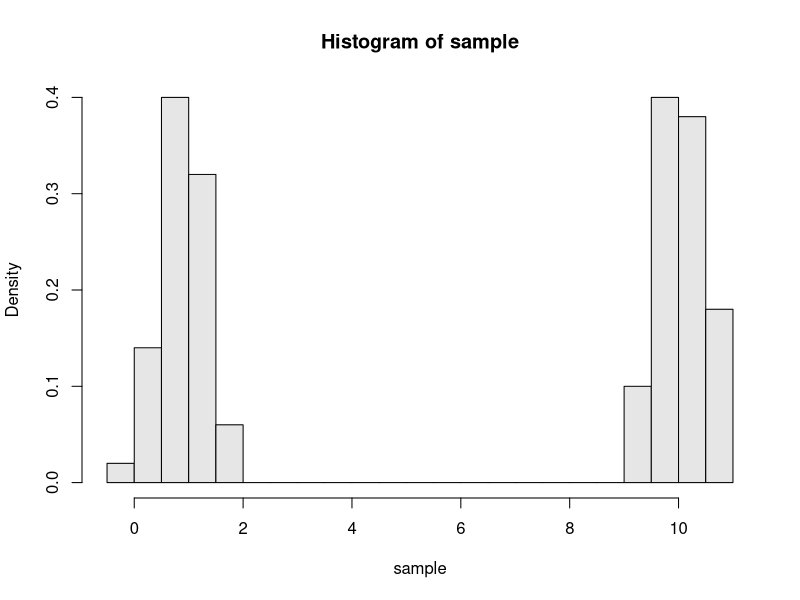
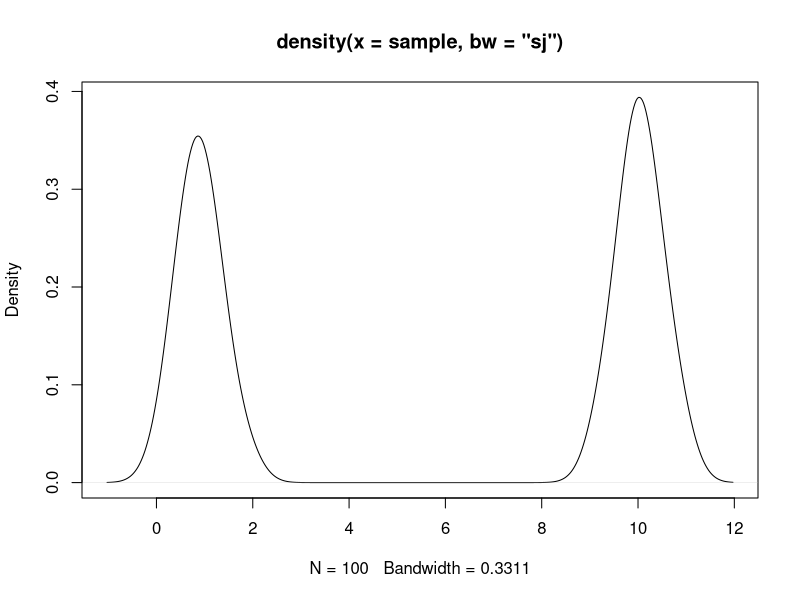

The R source for these figures, in order: (Note: this script raises an error after producing the figures.)
rm(list=ls())
###Data generation
gen_data<- function(mu_vec=c(1,5,3,5), sigma_vec=rep(0.1, 4), ns=50, prob_vec=c(0.25,0.25,0.25,0.25) ){
  l<- length(mu_vec)
  components <- sample(1:l,prob=prob_vec,size=ns,replace=TRUE)
  mus <- mu_vec
  sds <- sqrt(sigma_vec)
  samples <- rnorm(n=ns,mean=mus[components],sd=sds[components])
  return(samples)
}

set.seed(123)
sample<- gen_data(mu_vec=c(1,10),sigma_vec=rep(0.2, 2),ns=100,prob_vec=c(0.5,0.5))
hist(sample,probability=TRUE,breaks=20,col=grey(.9))
plot(density(sample,bw = "sj"))



## Dirichlet process BM ############################################################


#pdf("Output.pdf")
#y <- sample
#n <- length(y)
## hyperparameters
a  <- 1;   b <- 1   # 1/sig ~ Ga(a,b)
m0 <- 0;  B0 <- 1  # G0 = N(m0,B0)
#M  <- 1

##########INIT##########
init.DPk <- function(ydata)
{ ## inital EDA estimate of th[1..n]
  ## cluster data, and cut at height H=10, to get 10 clusters
  y<- ydata
  hc <- hclust(dist(y)^2, "cen")
  s  <- cutree(hc, k = 10)
  ths <- sapply(split(y,s),mean)
  th <-  ths[s]
  return(th)
}
# cluster membership indicators
# cluster specific means
# return th_i = ths[ s_i ]

##########INIT##########
sample.th <- function(th,sig)
{ ## sample
  ##    th[i]  ~ p(th_i | th[-i],sig,y)
  ## returns updated th vector
  for(i in 1:n){
    ## unique values and counts
    nj <- table(th[-i])
    ths <- as.numeric(names(nj))
    k <- length(nj)
    ## likelihood
    fj <- dnorm(y[i], m=ths, s=sig)
    f0 <- dnorm(y[i], m=m0,   s=sqrt(B0+sig^2)) # q0
    pj <- c(fj*nj,f0*M)                       # p(s[i]=j | ...), j=1..k, k+1
    # pj_norm<- pj/sum(pj)
    s <- sample(1:(k+1), 1, prob=pj)          # sample s[i]
    if (s==k+1){ ## generate new th[i] value
      v.new <- 1.0/(1/B0 + 1/sig^2)
      m.new <- v.new*(1/B0*m0 + 1/sig^2*y[i])
      thi.new   <- rnorm(1,m=m.new,sd=sqrt(v.new))
      ths <- c(ths,thi.new)
    }   
    th[i] <- ths[s]
  }
  return(th) 
} 





sample.ths <- function(th,sig)
{ ## sample ths[j] ~ p(ths[j] | ....)
  ##               = N(ths[j]; m0,B0) * N(ybar[j]; ths[j], sig2/n[j])
  ##               = N(ths[j]; mj,vj)
  ## unique values and counts
  nj <- table(th)                 # counts
  ths <- sort(unique(th))         # unique values
  ##use sort(.) to match table counts
  k <- length(nj)
  for(j in 1:k){
    ## find Sj={i: s[i]=j} and compute sample average over Sj
    idx <- which(th==ths[j])
    ybarj <- mean(y[idx])
    ## posterior moments for p(ths[j] | ...)
    vj <- 1.0/(1/B0 + nj[j]/sig^2)
    mj <- vj*(1/B0*m0 + nj[j]/sig^2*ybarj)
    thsj <- rnorm(1,m=mj,sd=sqrt(vj))
    ## record the new ths[j] by replacing all th[i], i in Sj.
    th[idx] <- thsj
  }
  return(th) 
}  



sample.sig <- function(th)
{ ## sample
  ##   sig ~ p(sig | ...)
  ## returns: sig
  s2 <- sum( (y-th)^2 )
  a1 <- a+0.5*n
  b1 <- b+0.5*s2
  s2.inv <- rgamma(1,shape=a1,rate=b1)
  return(1/sqrt(s2.inv))
}


fbar <- function(x,th,sig)
{ ## conditional draw F ~ p(F | th,sig,y) (approx -- will talk about this..)
  nj <- table(th)              # counts
  ths <- as.numeric(names(nj)) # unique values
  k <- length(nj)
  fx <- M/(n+M)*dnorm(xgrid,m=m0,sd=sqrt(B0+sig^2))
  for(j in 1:k)
    fx <- fx + nj[j]/(n+M)*dnorm(xgrid,m=ths[j],sd=sig)
  return(fx)
}



ebar <- function(x,th,sig)
{ ## conditional draw F ~ p(F | th,sig,y) (approx -- will talk about this..)
  nj <- table(th)              # counts
  ths <- as.numeric(names(nj)) # unique values
  k <- length(nj)
  fx <- M/(n+M)*pnorm(xgrid,m=m0,sd=sqrt(B0+sig^2))
  for(j in 1:k)
    fx <- fx + nj[j]/(n+M)*pnorm(xgrid,m=ths[j],sd=sig)
  return(fx)
}


gibbs <- function(n.iter=1000)
{
  th <- init.DPk()              ## initialize th[1..n]
  sig <- sqrt( mean((y-th)^2))  ## and sig
  ## set up data structures to record imputed posterior draws..1
  xgrid <- seq(from=-2,to=15,length=100)
  fgrid <- NULL     ## we will record imputed draws of f
  ecfgrid <- NULL     ## we will record imputed draws of f
  njlist <- NULL    ## record sizes of 8 largest clusters
  klist <- NULL
  sig_trace<- NULL
  ## start with a plot of a kernel density estimate of the data
  d<-density(y,bw = "sj")
  plot(d,xlab="X",ylab="Y",bty="l",type="l",xlim=c(-2,15),ylim=c(0,1), main="")
  ## now the Gibbs sampler
  for(iter in 1:n.iter){
    th  <- sample.th(th,sig)
    sig <- sample.sig(th)
    th  <- sample.ths(th,sig)
    ## update running summaries #################
    sig_trace<- rbind(sig_trace,sig)
    f   <- fbar(xgrid,th,sig)
    ecf<- ebar(xgrid,th,sig)
    lines(xgrid,f,col=iter,lty=3)
    fgrid <- rbind(fgrid,f)
    ecfgrid<- rbind(ecfgrid,ecf)
    nj <- table(th)                 # counts
    njlist <- rbind(njlist,sort(nj,decr=T)[1:8])
    klist <- c(klist,length(nj))
  }
  ## report summaries ###########################
  fbar <- apply(fgrid,2,mean)
  lines(xgrid,fbar,lwd=3,col=2)
  ecfbar <- apply(ecfgrid,2,mean)
  plot(ecdf(y),xlab="X",ylab="Y",bty="l",xlim=c(-2,15),ylim=c(0,1), main="")
  lines(xgrid,ecfbar,lwd=3,col=2)
  for(iter in 1:n.iter){ lines(xgrid,ecfgrid[iter,],col=iter,lty=3) }
  #ks_test<- ks.test(ecfbar,ecdf(y))
  njbar <- apply(njlist,2,mean,na.rm=T)
  cat("Average cluster sizes:\n",format(njbar),"\n")
  pk <- table(klist)/length(klist)
  cat("Posterior probs p(k): (row1 = k, row2 = p(k) \n ")
  print(pk/sum(pk))
  return(list(fgrid=fgrid,klist=klist,njlist=njlist, sig=sig_trace ))
}

mc<- gibbs()




plot(mc$sig)
#ks.test(f_approx$ecf, ecdf(X))
# 
# k<- ecdf(y)
# mcmc <- gibbs()
# names(mcmc)
# ## report summaries
# njbar <- apply(mcmc$njlist,2,mean,na.rm=T)
# cat("Average cluster sizes:\n",format(njbar,digits=1),"\n")
# pk <- table(mcmc$klist)/length(mcmc$klist)
# cat("Posterior probs p(k): (row1 = k, row2 = p(k) \n ")
# print(pk/sum(pk))
# 





#####################PY  process sampling ##########################################################


#initial parameters
#M<-1
#sigma<-0.25

sample.th_py <- function(th,sig,M,sigma,ydata)
{ ## sample
  ##    th[i]  ~ p(th_i | th[-i],sig,y)
  ## returns updated th vector
  y<- ydata
  n<- length(y)
  for(i in 1:n){
    ## unique values and counts
    nj <- table(th[-i])
    ths <- as.numeric(names(nj))
    k <- length(nj)
    ## likelihood
    fj <- dnorm(y[i], m=ths, s=sig)
    f0 <- dnorm(y[i], m=m0,   s=sqrt(B0+sig^2)) # q0
    pj <- c(fj*(nj- sigma) ,f0*(M+ k*sigma))                       # p(s[i]=j | ...), j=1..k, k+1
    # pj_norm<- pj/sum(pj)
    s <- sample(1:(k+1), 1, prob=pj)          # sample s[i]
    if (s==k+1){ ## generate new th[i] value
      v.new <- 1.0/(1/B0 + 1/sig^2)
      m.new <- v.new*(1/B0*m0 + 1/sig^2*y[i])
      thi.new   <- rnorm(1,m=m.new,sd=sqrt(v.new))
      ths <- c(ths,thi.new)
    }   
    th[i] <- ths[s]
  }
  return(th) 
} 


sample.ths_py <- function(th,sig,ydata)
{ ## sample ths[j] ~ p(ths[j] | ....)
  ##               = N(ths[j]; m0,B0) * N(ybar[j]; ths[j], sig2/n[j])
  ##               = N(ths[j]; mj,vj)
  ## unique values and counts
  y<- ydata
  nj <- table(th)                 # counts
  ths <- sort(unique(th))         # unique values
  ##use sort(.) to match table counts
  k <- length(nj)
  for(j in 1:k){
    ## find Sj={i: s[i]=j} and compute sample average over Sj
    idx <- which(th==ths[j])
    ybarj <- mean(y[idx])
    ## posterior moments for p(ths[j] | ...)
    vj <- 1.0/(1/B0 + nj[j]/sig^2)
    mj <- vj*(1/B0*m0 + nj[j]/sig^2*ybarj)
    thsj <- rnorm(1,m=mj,sd=sqrt(vj))
    ## record the new ths[j] by replacing all th[i], i in Sj.
    th[idx] <- thsj
  }
  return(th) 
}  



sample.sig_py <- function(th,ydata)
{ ## sample
  ##   sig ~ p(sig | ...)
  ## returns: sig
  y<- ydata
  n<- length(y)
  s2 <- sum( (y-th)^2 )
  a1 <- a+0.5*n
  b1 <- b+0.5*s2
  s2.inv <- rgamma(1,shape=a1,rate=b1)
  return(1/sqrt(s2.inv))
}


fbar_py <- function(x,th,sig,M,sigma)
{ ## conditional draw F ~ p(F | th,sig,y) (approx -- will talk about this..)
  xgrid<-x
  n<- length(xgrid)
  nj <- table(th)              # counts
  ths <- as.numeric(names(nj)) # unique values
  k <- length(nj)
  fx <-(M+sigma*k)/(n+M)*dnorm(xgrid,m=m0,sd=sqrt(B0+sig^2))
  for(j in 1:k)
    fx <- fx + (nj[j]-sigma)/(n+M)*dnorm(xgrid,m=ths[j],sd=sig)
  return(fx)
}


ebar_py <- function(x,th,sig,M,sigma)
{ ## conditional draw F ~ p(F | th,sig,y) (approx -- will talk about this..)
  xgrid<-x
  n<- length(xgrid)
  nj <- table(th)              # counts
  ths <- as.numeric(names(nj)) # unique values
  k <- length(nj)
  fx <- (M+sigma*k)/(n+M)*pnorm(xgrid,m=m0,sd=sqrt(B0+sig^2))
  for(j in 1:k)
    fx <- fx + (nj[j]-sigma)/(n+M)*pnorm(xgrid,m=ths[j],sd=sig)
  return(fx)
}


gibbs_py <- function(n.iter=1000,M=1,sigma=0.5, n_s=50,ydata=y){
  y<- ydata
  th <- init.DPk(y)              ## initialize th[1..n]
  sig <- sqrt( mean((y-th)^2))  ## and sig
  ## set up data structures to record imputed posterior draws..1
  xgrid <- seq(from=-2,to=15,length=n_s)
  cgrid<- sort(y)
  fgrid <- NULL     ## we will record imputed draws of f
  ecfgrid <- NULL     ## we will record imputed draws of f
  njlist <- NULL    ## record sizes of 8 largest clusters
  klist <- NULL
  sig_trace<- NULL
  ## start with a plot of a kernel density estimate of the data
  d<-density(y,bw = "sj")
 # plot(d,xlab="X",ylab="Y",bty="l",type="l",xlim=c(-2,15),ylim=c(0,1), main="")
  ## now the Gibbs sampler
  for(iter in 1:n.iter){
    th  <- sample.th_py(th,sig,M,sigma,y)
    sig <- sample.sig_py(th,y)
    th  <- sample.ths_py(th,sig,y)
    ## update running summaries #################
    sig_trace<- rbind(sig_trace,sig)
    f   <- fbar_py(xgrid,th,sig,M,sigma)
    ecf<- ebar_py(cgrid,th,sig,M,sigma)
    lines(xgrid,f,col=iter,lty=3)
    fgrid <- rbind(fgrid,f)
    ecfgrid<- rbind(ecfgrid,ecf)
    nj <- table(th)                 # counts
    njlist <- rbind(njlist,sort(nj,decr=T)[1:8])
    klist <- c(klist,length(nj))
  }
  ## report summaries ###########################
  fbar <- apply(fgrid[floor(n.iter/2):n.iter,],2,mean)
 # lines(xgrid,fbar,lwd=3,col=2)
  ecfbar <- apply(ecfgrid[floor(n.iter/2):n.iter,],2,mean)
 # plot(ecdf(y),xlab="X",ylab="Y",bty="l",xlim=c(min(y),max(y)),ylim=c(0,1), main="")
 # lines(cgrid,ecfbar,lwd=3,col=2)
  for(iter in 1:n.iter){ lines(cgrid,ecfgrid[iter,],col=iter,lty=3) }
  #ks_test<- ks.test(ecfbar,ecdf(y))
  njbar <- apply(njlist,2,mean,na.rm=T)
  cat("Average cluster sizes:\n",format(njbar),"\n")
  pk <- table(klist)/length(klist)
  cat("Posterior probs p(k): (row1 = k, row2 = p(k) \n ")
  #print(pk/sum(pk))
  cgrid<- sort(y)
  K_d_py <- max(abs(ecfbar - ecdf(y)(cgrid)))
  return(list(fgrid=fgrid,klist=klist,njlist=njlist, sig=sig_trace, ecf=ecfbar, Kd=K_d_py))
}


sample<- gen_data(mu_vec=c(1,10),sigma_vec=rep(0.2, 2),ns=200,prob_vec=c(0.5,0.5))

#mc_py<- gibbs_py(n.iter=2000,M=1,sigma=0.5, n_s=200,ydata=sample)
#xgrid <- seq(from=-2,to=15,length=100)
#cgrid<- sort(y)
#plot(ecdf(y),xlab="X",ylab="Y",bty="l",xlim=c(-2,15),ylim=c(0,1), main="")
#lines(cgrid,mc_py$ecf,lwd=3,col=2)
#K_d_py <- max(abs(mc_py$ecf - ecdf(y)(cgrid)))
#K_d_py


########################################################################PY approx

M<-1
sigma<-0.5




sample.th_py_ap1 <- function(th,sig,M,sigma,ydata)
{ ## sample
  ##    th[i]  ~ p(th_i | th[-i],sig,y)
  ## returns updated th vector
  y<- ydata
  n<- length(y)
  for(i in 1:n){
    ## unique values and counts
    nj <- table(th[-i])
    ths <- as.numeric(names(nj))
    k <- length(nj)
    ## likelihood
    fj <- dnorm(y[i], m=ths, s=sig)
    f0 <- dnorm(y[i], m=m0,   s=sqrt(B0+sig^2)) # q0
    #kn sigma/n  (n_i -sigma)/n
    pj <- c(fj*(nj- sigma) ,f0*(k*sigma))                       # p(s[i]=j | ...), j=1..k, k+1
    # pj_norm<- pj/sum(pj)
    s <- sample(1:(k+1), 1, prob=pj)          # sample s[i]
    if (s==k+1){ ## generate new th[i] value
      v.new <- 1.0/(1/B0 + 1/sig^2)
      m.new <- v.new*(1/B0*m0 + 1/sig^2*y[i])
      thi.new   <- rnorm(1,m=m.new,sd=sqrt(v.new))
      ths <- c(ths,thi.new)
    }   
    th[i] <- ths[s]
  }
  return(th) 
} 




fbar_py_ap1 <- function(x,th,sig,M,sigma)
{ ## conditional draw F ~ p(F | th,sig,y) (approx -- will talk about this..)
  xgrid<-x
  n<- length(xgrid)
  nj <- table(th)              # counts
  ths <- as.numeric(names(nj)) # unique values
  k <- length(nj)
  #kn sigma/n  (n_i -sigma)/n
  fx <-(sigma*k)/(n)*dnorm(xgrid,m=m0,sd=sqrt(B0+sig^2))
  for(j in 1:k)
    fx <- fx + (nj[j]-sigma)/(n)*dnorm(xgrid,m=ths[j],sd=sig)
  return(fx)
}



ebar_py_ap1 <- function(x,th,sig,M,sigma)
{ ## conditional draw F ~ p(F | th,sig,y) (approx -- will talk about this..)
  xgrid<-x
  n<- length(xgrid)
  nj <- table(th)              # counts
  ths <- as.numeric(names(nj)) # unique values
  k <- length(nj)
  fx <- (sigma*k)/(n)*pnorm(xgrid,m=m0,sd=sqrt(B0+sig^2))
  for(j in 1:k)
    fx <- fx + (nj[j]-sigma)/(n)*pnorm(xgrid,m=ths[j],sd=sig)
  return(fx)
}


gibbs_py_ap1 <- function(n.iter=1000,M=1,sigma=0.5, n_s=50,ydata=y)
{
  y<- ydata
  th <- init.DPk(y)              ## initialize th[1..n]
  sig <- sqrt( mean((y-th)^2))  ## and sig
  ## set up data structures to record imputed posterior draws..1
  xgrid <- seq(from=-2,to=15,length=n_s)
  cgrid<- sort(y)
  fgrid <- NULL     ## we will record imputed draws of f
  ecfgrid <- NULL     ## we will record imputed draws of f
  njlist <- NULL    ## record sizes of 8 largest clusters
  klist <- NULL
  sig_trace<- NULL
  ## start with a plot of a kernel density estimate of the data
  d<-density(y,bw = "sj")
  #plot(d,xlab="X",ylab="Y",bty="l",type="l",xlim=c(-2,15),ylim=c(0,1), main="")
  ## now the Gibbs sampler
  for(iter in 1:n.iter){
    th  <- sample.th_py_ap1(th,sig,M,sigma,y)
    sig <- sample.sig_py(th,y)
    th  <- sample.ths_py(th,sig,y)
    ## update running summaries #################
    sig_trace<- rbind(sig_trace,sig)
    f   <- fbar_py_ap1(xgrid,th,sig,M,sigma)
    ecf<- ebar_py_ap1(cgrid,th,sig,M,sigma)
    #lines(xgrid,f,col=iter,lty=3)
    fgrid <- rbind(fgrid,f)
    ecfgrid<- rbind(ecfgrid,ecf)
    nj <- table(th)                 # counts
    njlist <- rbind(njlist,sort(nj,decr=T)[1:8])
    klist <- c(klist,length(nj))
  }
  ## report summaries ###########################
  fbar <- apply(fgrid[floor(n.iter/2):n.iter,],2,mean)
  #lines(xgrid,fbar,lwd=3,col=2)
  ecfbar <- apply(ecfgrid[floor(n.iter/2):n.iter,],2,mean)
  #plot(ecdf(y),xlab="X",ylab="Y",bty="l",xlim=c(min(y),max(y)),ylim=c(0,1), main="")
  #lines(cgrid,ecfbar,lwd=3,col=2)
  for(iter in 1:n.iter){ lines(cgrid,ecfgrid[iter,],col=iter,lty=3) }
  #ks_test<- ks.test(ecfbar,ecdf(y))
  njbar <- apply(njlist,2,mean,na.rm=T)
  cat("Average cluster sizes:\n",format(njbar),"\n")
  pk <- table(klist)/length(klist)
  cat("Posterior probs p(k): (row1 = k, row2 = p(k) \n ")
  print(pk/sum(pk))
  cgrid<- sort(y)
  K_d_py_ap <- max(abs(ecfbar - ecdf(y)(cgrid)))
  return(list(fgrid=fgrid,klist=klist,njlist=njlist, sig=sig_trace, ecf=ecfbar,Kd=K_d_py_ap))
}


#mc_py_ap1<- gibbs_py_ap1(n.iter=1000,M=1,sigma=0.5, n_s=50,ydata=sample)


######################################################NG
######################################################NG(2)

########################################################################PY approx

#initial parameters
#sigma<- 0.5
#tau<- 1

sample.th_ng_ap2 <- function(th,sig,sigma,tau,ydata)
{ ## sample
  ##    th[i]  ~ p(th_i | th[-i],sig,y)
  ## returns updated th vector
  y<- ydata
  n<- length(y)
  for(i in 1:n){
    ## unique values and counts
    nj <- table(th[-i])
    ths <- as.numeric(names(nj))
    k <- length(nj)
    ## likelihood
    
    fj <- dnorm(y[i], m=ths, s=sig)
    f0 <- dnorm(y[i], m=m0,   s=sqrt(B0+sig^2)) # q0
    #kn sigma/n  (n_i -sigma)/n
    #beta= tau n/kn^{1/alpha}
    beta<- (tau*n)/( k^(1/sigma))
    pj <- c(fj*(nj- sigma) ,f0*(k*sigma+ beta))                       # p(s[i]=j | ...), j=1..k, k+1
    # pj_norm<- pj/sum(pj)
    s <- sample(1:(k+1), 1, prob=pj)          # sample s[i]
    if (s==k+1){ ## generate new th[i] value
      v.new <- 1.0/(1/B0 + 1/sig^2)
      m.new <- v.new*(1/B0*m0 + 1/sig^2*y[i])
      thi.new   <- rnorm(1,m=m.new,sd=sqrt(v.new))
      ths <- c(ths,thi.new)
    }   
    th[i] <- ths[s]
  }
  return(th) 
} 




fbar_ng_ap2 <- function(x,th,sig,sigma, tau)
{ ## conditional draw F ~ p(F | th,sig,y) 
  xgrid<-x
  n<- length(xgrid) 
  nj <- table(th)              # counts
  ths <- as.numeric(names(nj)) # unique values
  k <- length(nj)
  #kn sigma/n  (n_i -sigma)/n
  beta<- (tau*n)/( k^(1/sigma))
  fx <-(k*sigma+ beta)/(n+beta)*dnorm(xgrid,m=m0,sd=sqrt(B0+sig^2))
  for(j in 1:k)
    fx <- fx + (nj[j]-sigma)/(n+beta)*dnorm(xgrid,m=ths[j],sd=sig)
  return(fx)
}



ebar_ng_ap2 <- function(x,th,sig,sigma, tau)
{ ## conditional draw F ~ p(F | th,sig,y) 
  xgrid<-x
  n<- length(xgrid)
  nj <- table(th)              # counts
  ths <- as.numeric(names(nj)) # unique values
  k <- length(nj)
  beta<- (tau*n)/( k^(1/sigma))
  fx <- (k*sigma+ beta)/(n+beta)*pnorm(xgrid,m=m0,sd=sqrt(B0+sig^2))
  for(j in 1:k)
    fx <- fx + (nj[j]-sigma)/(n+beta)*pnorm(xgrid,m=ths[j],sd=sig)
  return(fx)
}


gibbs_ng_ap2 <- function(n.iter=1000,sigma=0.5, tau=1, n_s=50, ydata=y)
{
  y<- ydata
  th <- init.DPk(y)              ## initialize th[1..n]
  sig <- sqrt( mean((y-th)^2))  ## and sig
  ## set up data structures to record imputed posterior draws..1
  xgrid <- seq(from=-2,to=15,length=n_s)
  cgrid<- sort(y)
  fgrid <- NULL     ## we will record imputed draws of f
  ecfgrid <- NULL     ## we will record imputed draws of f
  njlist <- NULL    ## record sizes of 8 largest clusters
  klist <- NULL
  sig_trace<- NULL
  ## start with a plot of a kernel density estimate of the data
  d<-density(y,bw = "sj")
  #plot(d,xlab="X",ylab="Y",bty="l",type="l",xlim=c(-2,15),ylim=c(0,1), main="")
  ## now the Gibbs sampler
  for(iter in 1:n.iter){
    th  <- sample.th_ng_ap2(th,sig,sigma,tau,y)
    sig <- sample.sig_py(th,y)
    th  <- sample.ths_py(th,sig,y)
    ## update running summaries #################
    sig_trace<- rbind(sig_trace,sig)
    f   <- fbar_ng_ap2(xgrid,th,sig,sigma,tau)
    ecf<- ebar_ng_ap2(cgrid,th,sig,sigma,tau)
    #lines(xgrid,f,col=iter,lty=3)
    fgrid <- rbind(fgrid,f)
    ecfgrid<- rbind(ecfgrid,ecf)
    nj <- table(th)                 # counts
    njlist <- rbind(njlist,sort(nj,decr=T)[1:8])
    klist <- c(klist,length(nj))
  }
  ## report summaries ###########################
  fbar <- apply(fgrid[floor(n.iter/2):n.iter,],2,mean)
  #lines(xgrid,fbar,lwd=3,col=2)
  ecfbar <- apply(ecfgrid[floor(n.iter/2):n.iter,],2,mean)
  #plot(ecdf(y),xlab="X",ylab="Y",bty="l",xlim=c(min(y),max(y)),ylim=c(0,1), main="")
  #lines(cgrid,ecfbar,lwd=3,col=2)
  for(iter in 1:n.iter){ lines(cgrid,ecfgrid[iter,],col=iter,lty=3) }
  #ks_test<- ks.test(ecfbar,ecdf(y))
  njbar <- apply(njlist,2,mean,na.rm=T)
  cat("Average cluster sizes:\n",format(njbar),"\n")
  pk <- table(klist)/length(klist)
  cat("Posterior probs p(k): (row1 = k, row2 = p(k) \n ")
  #print(pk/sum(pk))
  cgrid<- sort(y)
  K_d_ng_ap2 <- max(abs(ecfbar - ecdf(y)(cgrid)))
  return(list(fgrid=fgrid,klist=klist,njlist=njlist, sig=sig_trace, ecf=ecfbar, Kd=K_d_ng_ap2))
}

mc_ng_ap2<- gibbs_ng_ap2(n.iter=1000,sigma=0.5, tau=1, n_s=50, ydata=sample)
# cgrid<- sort(y)
# plot(ecdf(y),xlab="X",ylab="Y",bty="l",xlim=c(-2,15),ylim=c(0,1), main="")
# lines(cgrid,mc_ng_ap2$ecf,lwd=3,col=2)
# 
# cgrid<- sort(y)
# plot(ecdf(y),xlab="X",ylab="Y",bty="l",xlim=c(-2,15),ylim=c(0,1), main="")
# lines(cgrid,mc_py_ap1$ecf,lwd=3,col=2)
# lines(cgrid,mc_py$ecf,lwd=3,col=3)
# lines(cgrid, mc_ng_ap2$ecf,lwd=3,col=4)

# 
# K_d_ng <- max(abs( mc_ng_ap2$ecf - ecdf(y)(cgrid)))
# K_d_ng
# 




##############################################n=50##########################################################################

set.seed(120)
sample<- gen_data(mu_vec=c(1,10),sigma_vec=rep(0.2, 2),ns=50,prob_vec=c(0.5,0.5))
#hist(sample,probability=TRUE,breaks=20,col=grey(.9))
#plot(density(sample,bw = "sj"))
y_data <- sample
n <- length(y_data)
## hyperparameters
a  <- 1;   b <- 1   # 1/sig ~ Ga(a,b)
m0 <- 0;  B0 <- 1  # G0 = N(m0,B0)

K_dmat<- matrix(NA, nrow =3*3, ncol =5)
sigma_vec<- c(0.25, 0.5, 0.75)
M_vec<- c(1,3,10)
#ns_vec<- c(50,100,200,500) 
i<-1

for(m in 1:length(M_vec)){
    for(j in 1:length(sigma_vec)){
      K_dmat[i,1]<- M_vec[m]
      K_dmat[i,2]<- sigma_vec[j]
      mc_py<- gibbs_py(n.iter=10000,M=M_vec[m],sigma=sigma_vec[j], n_s=length(y_data),ydata=y_data)
      mc_py_ap1<- gibbs_py_ap1(n.iter=10000,M=M_vec[m],sigma=sigma_vec[j], n_s=length(y_data),ydata=y_data)
      mc_ng_ap2<- gibbs_ng_ap2(n.iter=10000,sigma=sigma_vec[j], tau=M_vec[m], n_s=length(y_data), ydata=y_data)
      K_dmat[i,3]<- mc_py$Kd
      K_dmat[i,4]<- mc_py_ap1$Kd
      K_dmat[i,5]<- mc_ng_ap2$Kd
      i<- i+1
    }
}
k_mat_50<- as.data.frame(K_dmat)
k_mat_50$n<- 50
names(k_mat_50)<- c("alpha","sigma","PY","PY_A1","NG_A2","N")


write.csv(k_mat_50, file = "K_50.csv")
formattable(k_mat_50)
##############################################n=100##########################################################################

set.seed(123)
sample<- gen_data(mu_vec=c(1,10),sigma_vec=rep(0.2, 2),ns=100,prob_vec=c(0.5,0.5))
#hist(sample,probability=TRUE,breaks=20,col=grey(.9))
#plot(density(sample,bw = "sj"))
y_data <- sample
n <- length(y_data)
## hyperparameters
a  <- 1;   b <- 1   # 1/sig ~ Ga(a,b)
m0 <- 0;  B0 <- 1  # G0 = N(m0,B0)

K_dmat<- matrix(NA, nrow =3*3, ncol =5)
sigma_vec<- c(0.25, 0.5, 0.75)
M_vec<- c(1,3,10)
#ns_vec<- c(50,100,200,500) 
i<-1

for(m in 1:length(M_vec)){
  for(j in 1:length(sigma_vec)){
    K_dmat[i,1]<- M_vec[m]
    K_dmat[i,2]<- sigma_vec[j]
    mc_py<- gibbs_py(n.iter=1000,M=M_vec[m],sigma=sigma_vec[j], n_s=length(y_data),ydata=y_data)
    mc_py_ap1<- gibbs_py_ap1(n.iter=1000,M=M_vec[m],sigma=sigma_vec[j], n_s=length(y_data),ydata=y_data)
    mc_ng_ap2<- gibbs_ng_ap2(n.iter=1000,sigma=sigma_vec[j], tau=M_vec[m], n_s=length(y_data), ydata=y_data)
    K_dmat[i,3]<- mc_py$Kd
    K_dmat[i,4]<- mc_py_ap1$Kd
    K_dmat[i,5]<- mc_ng_ap2$Kd
    i<- i+1
  }
}
k_m


k_mat_100<- as.data.frame(K_dmat)
k_mat_100$n<- 100
names(k_mat_100)<- c("alpha","sigma","PY","PY_A1","NG_A2","N")


write.csv(k_mat_100, file = "K_100.csv")
formattable(k_mat_100)

##############################################n=200##########################################################################

set.seed(123)
sample<- gen_data(mu_vec=c(1,10),sigma_vec=rep(0.2, 2),ns=200,prob_vec=c(0.5,0.5))
#hist(sample,probability=TRUE,breaks=20,col=grey(.9))
#plot(density(sample,bw = "sj"))
y_data <- sample
n <- length(y_data)
## hyperparameters
a  <- 1;   b <- 1   # 1/sig ~ Ga(a,b)
m0 <- 0;  B0 <- 1  # G0 = N(m0,B0)

K_dmat<- matrix(NA, nrow =3*3, ncol =5)
sigma_vec<- c(0.25, 0.5, 0.75)
M_vec<- c(1,3,10)
#ns_vec<- c(50,100,200,500) 
i<-1

for(m in 1:length(M_vec)){
  for(j in 1:length(sigma_vec)){
    K_dmat[i,1]<- M_vec[m]
    K_dmat[i,2]<- sigma_vec[j]
    mc_py<- gibbs_py(n.iter=1000,M=M_vec[m],sigma=sigma_vec[j], n_s=length(y_data),ydata=y_data)
    mc_py_ap1<- gibbs_py_ap1(n.iter=1000,M=M_vec[m],sigma=sigma_vec[j], n_s=length(y_data),ydata=y_data)
    mc_ng_ap2<- gibbs_ng_ap2(n.iter=1000,sigma=sigma_vec[j], tau=M_vec[m], n_s=length(y_data), ydata=y_data)
    K_dmat[i,3]<- mc_py$Kd
    K_dmat[i,4]<- mc_py_ap1$Kd
    K_dmat[i,5]<- mc_ng_ap2$Kd
    i<- i+1
  }
}
k_mat_200<- as.data.frame(K_dmat)
k_mat_200$n<- 200
names(k_mat_200)<- c("alpha","sigma","PY","PY_A1","NG_A2","N")


write.csv(k_mat_200, file = "K_200.csv")
formattable(k_mat_200)


##############################################n=500##########################################################################

set.seed(123)
sample<- gen_data(mu_vec=c(1,10),sigma_vec=rep(0.2, 2),ns=500,prob_vec=c(0.5,0.5))
#hist(sample,probability=TRUE,breaks=20,col=grey(.9))
#plot(density(sample,bw = "sj"))
y_data <- sample
n <- length(y_data)
## hyperparameters
a  <- 1;   b <- 1   # 1/sig ~ Ga(a,b)
m0 <- 0;  B0 <- 1  # G0 = N(m0,B0)

K_dmat<- matrix(NA, nrow =3*3, ncol =5)
sigma_vec<- c(0.25, 0.5, 0.75)
M_vec<- c(1,3,10)
#ns_vec<- c(50,100,200,500) 
i<-1

for(m in 1:length(M_vec)){
  for(j in 1:length(sigma_vec)){
    K_dmat[i,1]<- M_vec[m]
    K_dmat[i,2]<- sigma_vec[j]
    mc_py<- gibbs_py(n.iter=10000,M=M_vec[m],sigma=sigma_vec[j], n_s=length(y_data),ydata=y_data)
    mc_py_ap1<- gibbs_py_ap1(n.iter=10000,M=M_vec[m],sigma=sigma_vec[j], n_s=length(y_data),ydata=y_data)
    mc_ng_ap2<- gibbs_ng_ap2(n.iter=10000,sigma=sigma_vec[j], tau=M_vec[m], n_s=length(y_data), ydata=y_data)
    K_dmat[i,3]<- mc_py$Kd
    K_dmat[i,4]<- mc_py_ap1$Kd
    K_dmat[i,5]<- mc_ng_ap2$Kd
    i<- i+1
  }
}


k_mat_500<- as.data.frame(K_dmat)
k_mat_500$n<- 500
names(k_mat_500)<- c("alpha","sigma","PY","PY_A1","NG_A2","N")


write.csv(k_mat_500, file = "K_500.csv")
formattable(k_mat_500)


  